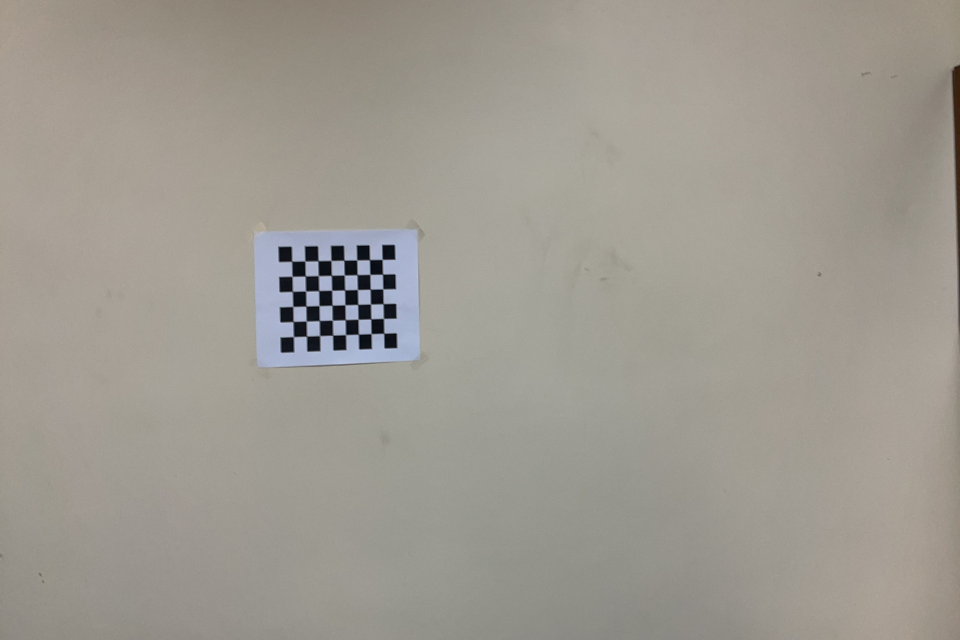
#> input picture Camera Calibration/40 calibration (resized)/20230226_160807[1].jpg, 1920 x 1280 px (shown at 1/2 size); its folder holds only this picture in this run
$ python 'camera calibration.py'
#> lines starting #> are read from the running program, lines starting #| are printed output that depends on the picture; after the words box and inside, x2 and y2 are one past the last pixel; in counts of white or black regions, pixels touching at a corner belong together; long printed decimals are rounded
import numpy as np
import cv2 as cv
import glob

chessBoardSize = (8, 6)

# termination criteria
criteria = (cv.TERM_CRITERIA_EPS + cv.TERM_CRITERIA_MAX_ITER, 100, 0.01)

# prepare object points, like (0,0,0), (1,0,0), (2,0,0) ....,(6,5,0)
objp = np.zeros((chessBoardSize[0] * chessBoardSize[1], 3), np.float32)
# we multiply the result by 0.25 because our squares sizes are 23*23 mm
objp[:, :2] = np.mgrid[0:chessBoardSize[0], 0:chessBoardSize[1]].T.reshape(-1, 2) * 2.3

# Arrays to store object points and image points from all the images.
objpoints = []  # 3d point in real world space
imgpoints = []  # 2d points in image plane.
images = glob.glob('../40 calibration (resized)/*.jpg')

for fname in images:
    img = cv.imread(fname)
#> img is the input picture: shape (1280, 1920, 3); mean B, G, R 145, 153.7, 158.1
    gray = cv.cvtColor(img, cv.COLOR_BGR2GRAY)
    # Find the chess board corners
    ret, corners = cv.findChessboardCorners(gray, chessBoardSize, None)
#> ret = True; corners = 48 rows, first 8: [583.9, 523.3], [610.1, 522.6], [636.5, 522.5], [662.4, 521.6], [688.4, 521.2], [714, 520.2], [739.8, 520], [765, 519.5]
    # If found, add object points, image points (after refining them)
    if ret:
        objpoints.append(objp)
        corners2 = cv.cornerSubPix(gray, corners, (4, 4), (-1, -1), criteria)
#> corners2 = 48 rows, first 8: [583.9, 523.2], [610.2, 522.6], [636.5, 522.2], [662.4, 521.5], [688.4, 521.1], [713.9, 520.4], [739.5, 519.9], [764.8, 519.4]
        imgpoints.append(corners2)
        # Draw and display the corners
        cv.drawChessboardCorners(img, chessBoardSize, corners2, ret)
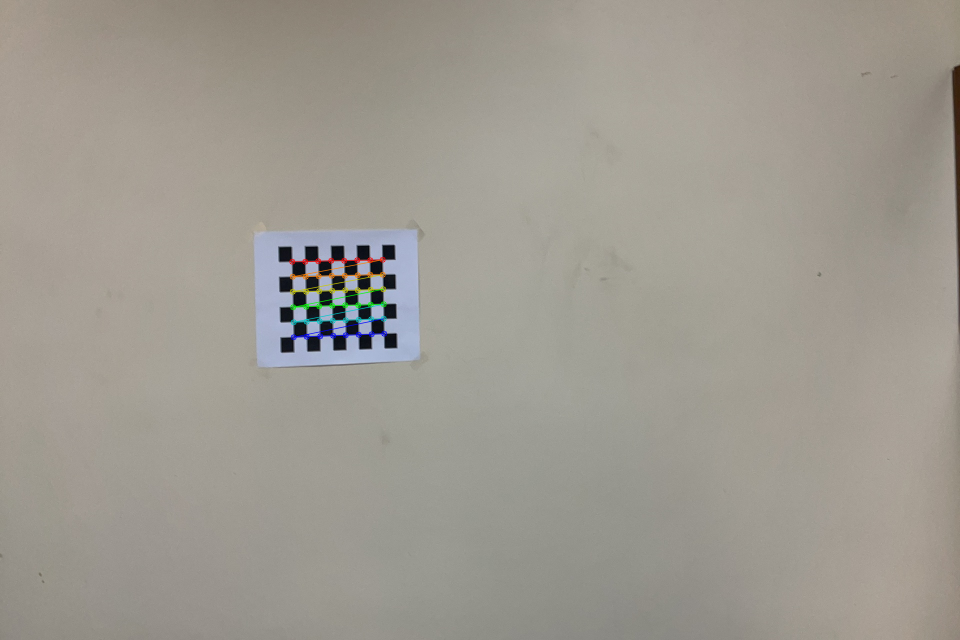
#> img: shape (1280, 1920, 3) (shown at 1/2 size); 0.39% of pixels changed, all inside (x1, y1, x2, y2) = (578, 513, 775, 681)
        img = cv.resize(img, (900, 900))
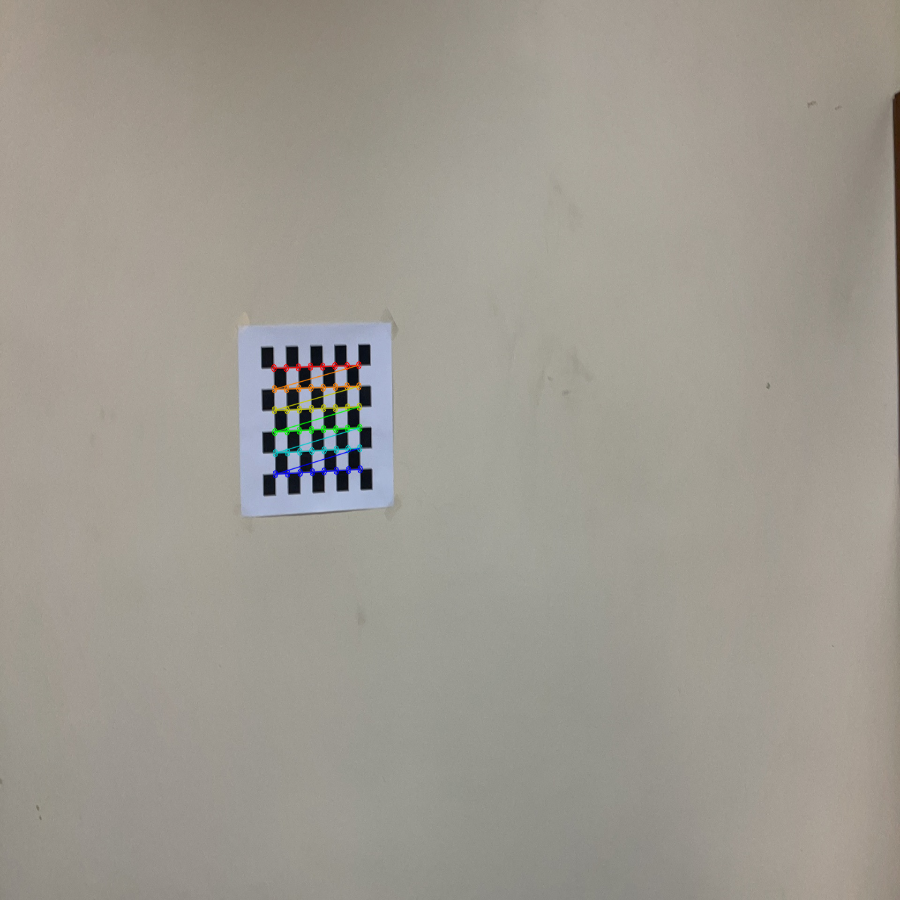
#> img: shape (900, 900, 3); mean B, G, R 144.8, 153.7, 158
        cv.imshow('img', img)
        cv.waitKey(500)

cv.destroyAllWindows()

# Calibration camera
ret, mtx, dist, rvecs, tvecs = cv.calibrateCamera(objpoints, imgpoints, gray.shape[::-1], None, None)
#> ret = 0.0961; mtx = [[1646, 0, 954.5], [0, 1965.1, 669.8], [0, 0, 1]]; dist = [[-0.14, 0.181, 0.014, -0.0373, 4.04]]; rvecs = ([0.0283, -0.152, -0.0259],); tvecs = ([-33.41, -11.28, 150.9],)
print("Camera Calibration: ", ret)
#| Camera Calibration:  0.09605
print("\nCamera Matrix: ", mtx)
#| Camera Matrix:  [[1.64597643e+03 0.00000000e+00 9.54518239e+02]
#|  [0.00000000e+00 1.96513128e+03 6.69793199e+02]
#|  [0.00000000e+00 0.00000000e+00 1.00000000e+00]]
print("\nDistortion Parameters: ", dist)
#| Distortion Parameters:  [[-0.1402  0.1808  0.01403 -0.03731  4.045]]
print("\nRotation Vectors: ", rvecs)
#| Rotation Vectors:  (array([[ 0.02834],
#|        [-0.1518],
#|        [-0.02593]]),)
print("\nTranslation Vectors: ", tvecs)
#| Translation Vectors:  (array([[-33.408],
#|        [-11.281],
#|        [150.914]]),)

np.savez("cameraParameters", cameraCalibration=ret, cameraMatrix=mtx, distortion=dist, rotation=rvecs, translation=tvecs)

# Re-projection error
mean_error = 0
for i in range(len(objpoints)):
    imgpoints2, _ = cv.projectPoints(objpoints[i], rvecs[i], tvecs[i], mtx, dist)
    error = cv.norm(imgpoints[i], imgpoints2, cv.NORM_L2) / len(imgpoints2)
    mean_error += error
#> this loop made 1 pass
#> (error, mean_error) on pass 1: (0.0139, 0.0139)
#> after the loop, mean_error = 0.0139
print("total error: {}".format(mean_error / len(objpoints)))
#| total error: 0.01386

$ run again, on Camera Calibration/40 calibration (resized)/20230226_160838[5].jpg
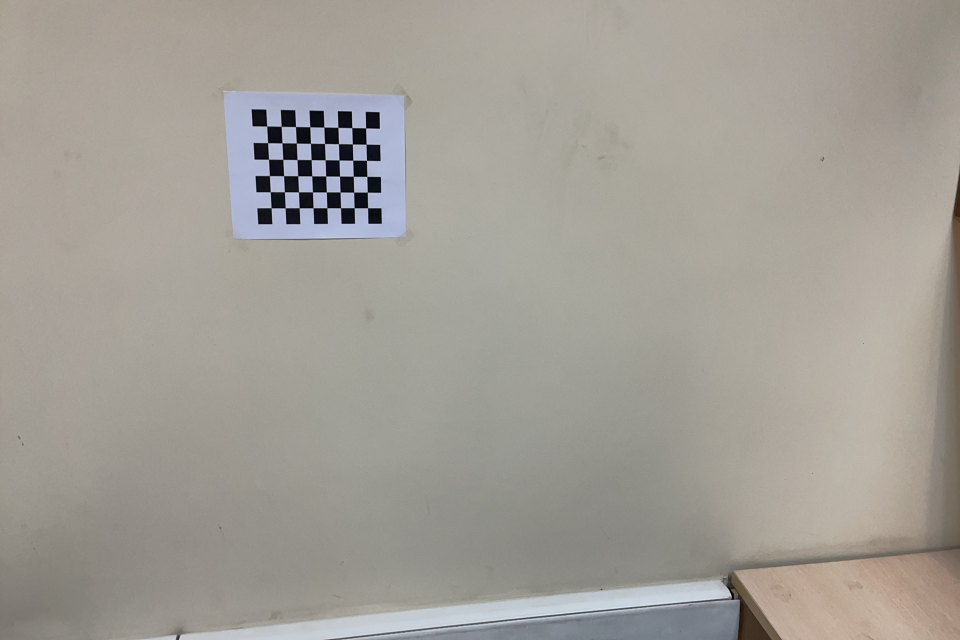
#> input picture Camera Calibration/40 calibration (resized)/20230226_160838[5].jpg, 1920 x 1280 px (shown at 1/2 size)
#> img is the input picture: shape (1280, 1920, 3); mean B, G, R 150.3, 157.7, 161.9
#> `gray = cv.cvtColor(img, cv.COLOR_BGR2GRAY)`:
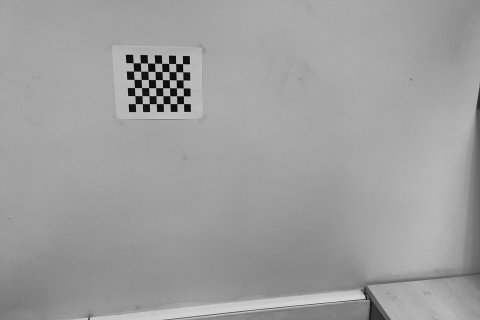
#> gray: shape (1280, 1920) (shown at 1/4 size); min 0, max 233, mean 158.1
#> `ret, corners = cv.findChessboardCorners(gray, chessBoardSize, None)`: ret = True; corners = 48 rows, first 8: [533.9, 252.5], [562.8, 253.2], [591.5, 253.5], [620, 254.1], [648.2, 254.6], [676.4, 255.1], [704.2, 255.6], [731.7, 256.3]
#> corners2 = 48 rows, first 8: [533.9, 252.5], [562.8, 253.1], [591.5, 253.6], [620, 254.1], [648.3, 254.6], [676.4, 255.1], [704.2, 255.7], [731.7, 256.3]
#> `img = cv.resize(img, (900, 900))`:
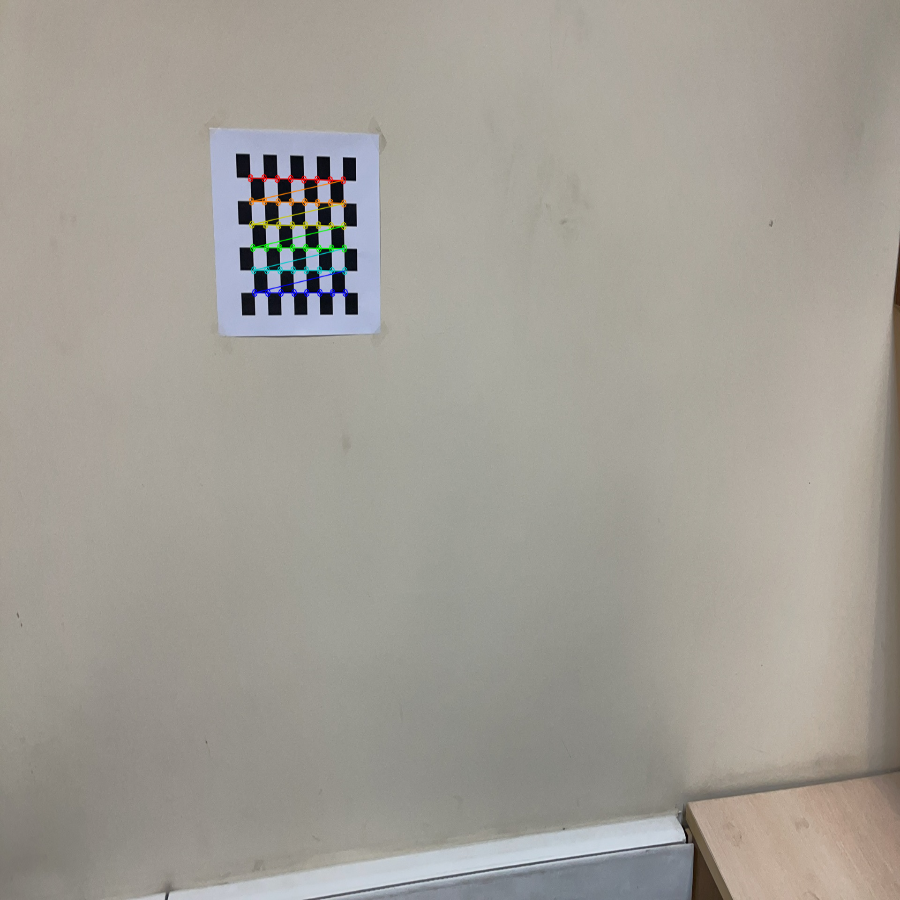
#> img: shape (900, 900, 3); mean B, G, R 150.1, 157.7, 161.8
#> `ret, mtx, dist, rvecs, tvecs = cv.calibrateCamera(objpoints, imgpoints..`: ret = 0.0712; mtx = [[1314.8, 0, 927.7], [0, 1564.6, 612.2], [0, 0, 1]]; dist = [[0.078, -0.662, 0.00351, -0.019, 1.64]]; rvecs = ([0.255, -0.142, -0.00386],); tvecs = ([-32.52, -25.24, 110.9],)
#| Camera Calibration:  0.07117
#| Camera Matrix:  [[1.31480135e+03 0.00000000e+00 9.27671570e+02]
#|  [0.00000000e+00 1.56457441e+03 6.12160442e+02]
#|  [0.00000000e+00 0.00000000e+00 1.00000000e+00]]
#| Distortion Parameters:  [[ 0.07803 -0.6618  0.003513 -0.019  1.643]]
#| Rotation Vectors:  (array([[ 0.2547],
#|        [-0.1421],
#|        [-0.003856]]),)
#| Translation Vectors:  (array([[-32.524],
#|        [-25.238],
#|        [110.878]]),)
#> the loop `for i in range(len(objpoints)):` made 1 pass
#> (error, mean_error) on pass 1: (0.0103, 0.0103)
#> after the loop `for i in range(len(objpoints)):`: mean_error = 0.0103
#| total error: 0.01027

$ run again, on Camera Calibration/40 calibration (resized)/20230226_160840[7].jpg
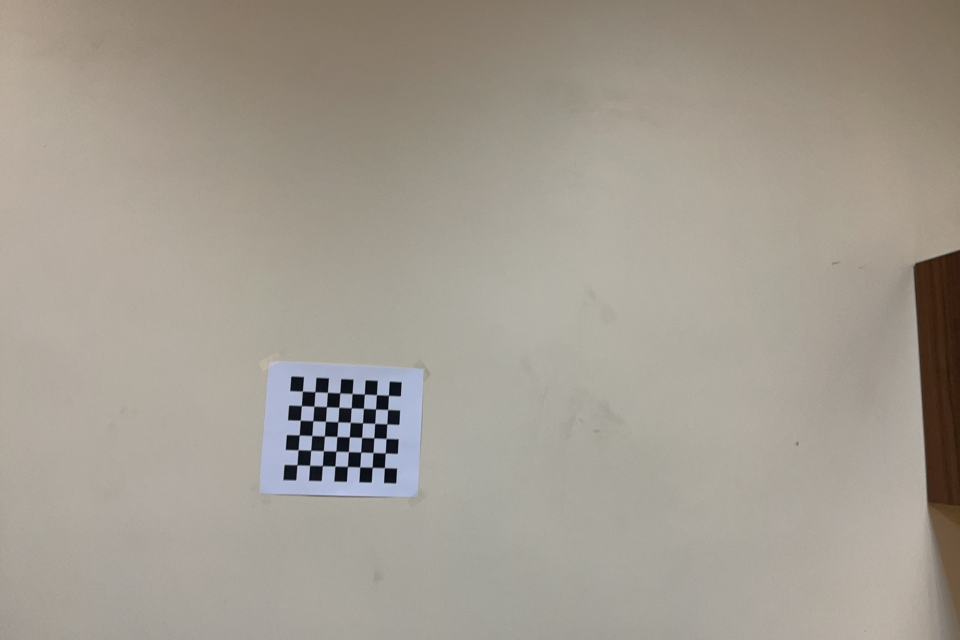
#> input picture Camera Calibration/40 calibration (resized)/20230226_160840[7].jpg, 1920 x 1280 px (shown at 1/2 size)
#> img is the input picture: shape (1280, 1920, 3); mean B, G, R 145.1, 155.6, 162.4
#> `gray = cv.cvtColor(img, cv.COLOR_BGR2GRAY)`:
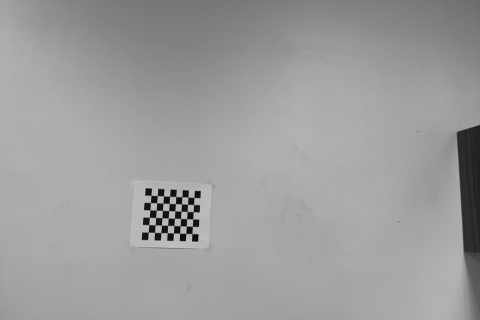
#> gray: shape (1280, 1920) (shown at 1/4 size); min 1, max 207, mean 156.5
#> `ret, corners = cv.findChessboardCorners(gray, chessBoardSize, None)`: ret = True; corners = 48 rows, first 8: [605.1, 782.9], [630.3, 784.2], [655.4, 785.3], [680.1, 786.3], [704.5, 787.6], [729.2, 788.8], [753.3, 789.8], [777.2, 791.2]
#> corners2 = 48 rows, first 8: [605.2, 782.7], [630.3, 784.1], [655.3, 785.2], [680.1, 786.3], [704.6, 787.6], [729.1, 788.7], [753.3, 789.9], [777.3, 791.2]
#> `img = cv.resize(img, (900, 900))`:
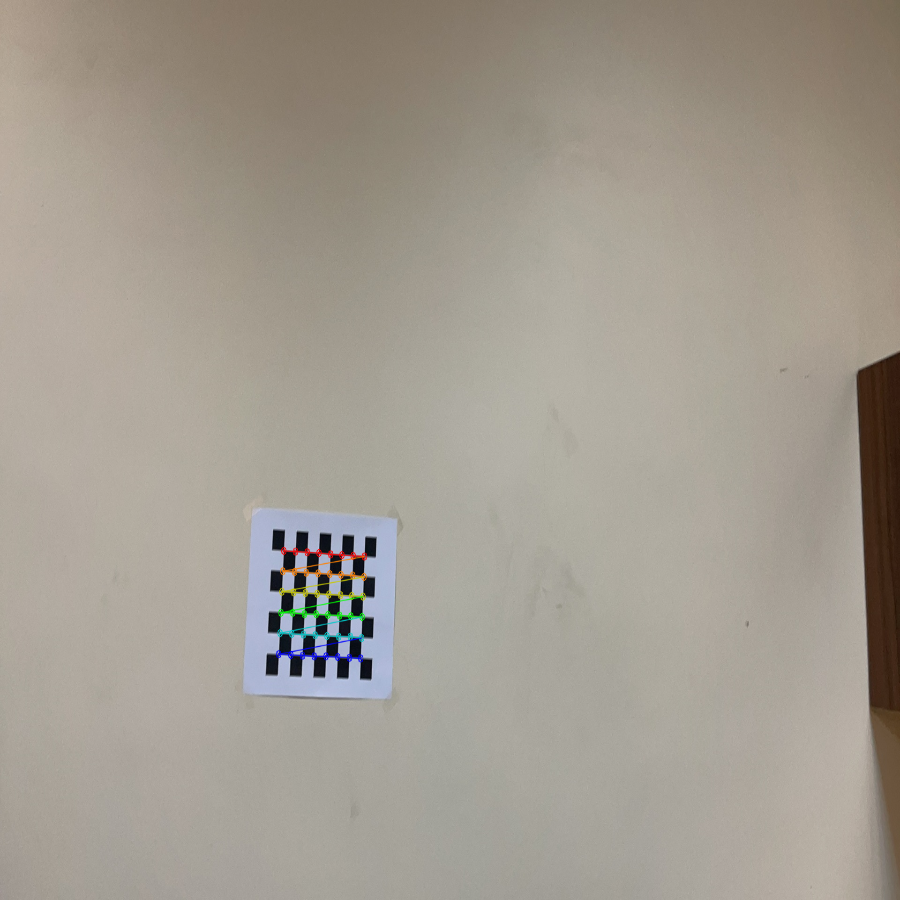
#> img: shape (900, 900, 3); mean B, G, R 144.9, 155.6, 162.3
#> `ret, mtx, dist, rvecs, tvecs = cv.calibrateCamera(objpoints, imgpoints..`: ret = 0.0898; mtx = [[1168.7, 0, 890], [0, 1381.3, 663.6], [0, 0, 1]]; dist = [[0.311, -2.48, 0.00976, -0.0057, 8.33]]; rvecs = ([-0.122, -0.118, 0.0539],); tvecs = ([-26.88, 9.46, 112.3],)
#| Camera Calibration:  0.08976
#| Camera Matrix:  [[1.16866520e+03 0.00000000e+00 8.89986255e+02]
#|  [0.00000000e+00 1.38131259e+03 6.63595085e+02]
#|  [0.00000000e+00 0.00000000e+00 1.00000000e+00]]
#| Distortion Parameters:  [[ 3.10974435e-01 -2.48066274e+00  9.76278048e-03 -5.70405872e-03
#|    8.33485075e+00]]
#| Rotation Vectors:  (array([[-0.1217],
#|        [-0.1177],
#|        [ 0.05394]]),)
#| Translation Vectors:  (array([[-26.876],
#|        [  9.461],
#|        [112.301]]),)
#> the loop `for i in range(len(objpoints)):` made 1 pass
#> (error, mean_error) on pass 1: (0.013, 0.013)
#> after the loop `for i in range(len(objpoints)):`: mean_error = 0.013
#| total error: 0.01295
